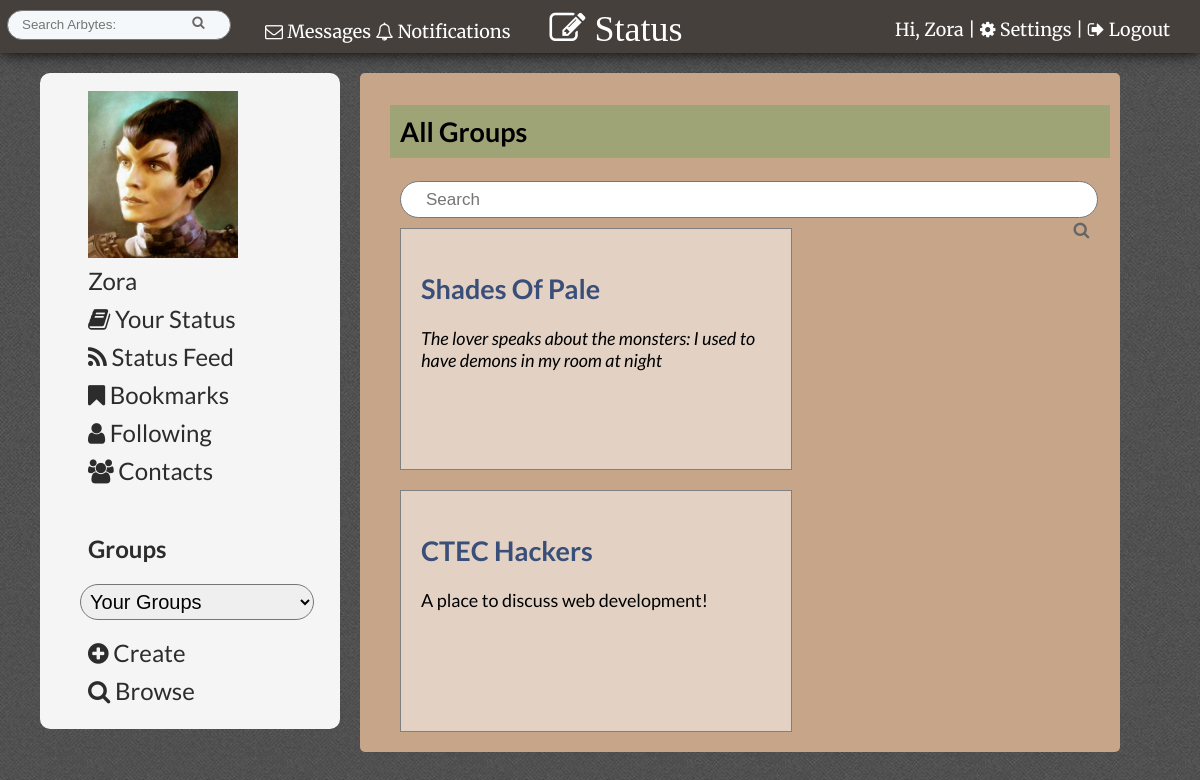
Screenshot of /browse_groups.php (signed in) with the database file from the repository.
### tables this page shows
CREATE TABLE IF NOT EXISTS `profile_img` (
  `id` int(11) NOT NULL,
  `user_id` int(11) NOT NULL,
  `filepath` varchar(60) NOT NULL,
  `current` tinyint(1) NOT NULL
);

CREATE TABLE IF NOT EXISTS `groups` (
  `id` int(11) NOT NULL,
  `group_name` varchar(60) NOT NULL,
  `profile_content` varchar(100) NOT NULL
);

### browse_groups.php (the view, shortened to what this page needs)
<?php include("inc/header.php");
$group_name=$_GET['group_name'];
?>
 <div id="page"><?php echo message(); ?>
     <h2 class="headings">All Groups </h2>
        <form id="groupsearch" action="search.php?all_groups" method="post">
        <input type="text" name="query" value="" placeholder="Search <?php echo $group_name; ?>" />
      <input type="submit" name="submit" value="&#xf002;" />
        </form>
     <?php
$q = "SELECT * FROM groups ORDER BY id DESC";
$r = mysqli_query ($connection, $q);
foreach ($r as $row ) {
    echo "<div class='group_list'><a href='posts.php?group_id={$row['id']}'><h2>".$row['group_name']."</h2></a> <p>".$row['profile_content']."</p>
    </div> ";
}
echo "</div>";
include("inc/footer.php"); ?>

### inc/header.php (shortened to what this page needs)
<?php require_once("functions/session.php");
require_once("functions/db_connection.php");
confirm_logged_in(); ?>
<!DOCTYPE html>
 <html lang="en">
 <head>
       <link rel="stylesheet" href="css/tabs.css">
     <link rel="stylesheet" href="css/style.css">
     <link rel="stylesheet" href="css/popup.css">
         <link rel="stylesheet" href="//maxcdn.bootstrapcdn.com/font-awesome/4.3.0/css/font-awesome.min.css">
          <?php
		$query  = "SELECT * ";
		$query .= "FROM members ";
		$query .= "WHERE id={$_SESSION['user_id']} ";
		$theme_found = mysqli_query($connection, $query);
        $array= mysqli_fetch_assoc($theme_found);
        $theme= $array['theme'];
		$themequery  = "SELECT * ";
		$themequery .= "FROM themes ";
		$themequery .= "WHERE id={$theme} ";
		$themequery_found = mysqli_query($connection, $themequery);
        $theme_array= mysqli_fetch_assoc($themequery_found);
        $filepath=$theme_array['filepath'];
if($theme==0){ ?>
   <link rel='stylesheet' type='text/css' href='css/white.css' />
    <?php }else{ ?>
   <?php if(!empty($filepath)){ ?>
   <link rel='stylesheet' type='text/css' href='<?php echo $filepath; ?>' />
    <? }else{ ?>
   <link rel='stylesheet' type='text/css' href='css/white.css' />
 <?php } ?>
    <?php }
?>
    <link rel="stylesheet" href="css/slide-down.css">
 </head>
 <body>
    <header>
    <span class="min-clear">
<a href="messages.php?user_id=<?php echo $_SESSION['user_id']; ?>">
    <span class="notif"><i class="fa fa-envelope-o"></i>
 Messages</span>
        </a> </span>
        <a href="notifications.php"><span id="messages_notification"><?php echo $_SESSION['notify_num']; ?></span>
        <span class="notif"><i class="fa fa-bell-o"></i>
 Notifications</span></a>
        <a class="button" href="#popup2">  <i id="new" class="fa fa-pencil-square-o fa-2x"> Status</i></a>
         <p id="welcome">Hi, <a title="View your profile" class="tooltip" href="member_profile.php?user_id=<?php echo $_SESSION['user_id']; ?>"><?php echo $_SESSION['first_name']; ?></a> | <a href="settings.php"><i class="fa fa-cog"></i>
Settings</a> |  <a href="logout.php"><i class="fa fa-sign-out"></i>
 Logout</a></p>
        <form id="searchbar" action="search.php?go" method="post">
        <input type="text" name="query" value="" placeholder="Search Arbytes:" />
      <input type="submit" name="submit" value="&#xf002;" />
        </form>
    </header>
   <aside>
     	<ul>
     	  <?php
        $img_query  = "SELECT * ";
		$img_query .= "FROM profile_img ";
		$img_query .= "WHERE user_id={$_SESSION['user_id']} AND current=1";
		$all_imgs = mysqli_query($connection, $img_query);
        if($all_imgs){
        $img_array= mysqli_fetch_assoc($all_imgs);
  if(!empty($img_array)){
            ?>
       <a title="View your profile" class="tooltip" href="member_profile.php?user_id=<?php echo $_SESSION['user_id']; ?>"> <img id="avatar" src="<?php echo $img_array['filepath']; ?>" title="View Your Profilee"/></a><?php
  }else{
            ?>
       <a title="View your profile" class="tooltip" href="member_profile.php?user_id=<?php echo $_SESSION['user_id']; ?>"> <img src="img/default_avatar.png" title="View Your Profile"/></a><?php
  }
        }else{
            ?>
       <a title="View your profile" class="tooltip" href="member_profile.php?user_id=<?php echo $_SESSION['user_id']; ?>"> <img src="img/default_avatar.png" title="View Your Profile"/></a><?php
        }
      ?>
<li><a title="View your profile" class="tooltip" href="member_profile.php?user_id=<?php echo $_SESSION['user_id']; ?>"><?php echo $_SESSION['first_name']; ?></a></li>
<li><a href="status.php"><i class="fa fa-book"></i> Your Status</a></li>
<li><a href="status_feed.php"><i class="fa fa-rss"></i> Status Feed</a></li>
<li><a href="bookmarks.php"><i class="fa fa-bookmark"></i> Bookmarks</a></li>
<li><a href="following.php"><i class="fa fa-user"></i> Following</a></li>
<li><a href="contacts.php"><i class="fa fa-users"></i> Contacts</a></li>
        <br/>
<h3><a href="browse_groups.php"  title="Browse all groups" >Groups</a></h3>
      <?php
        $groups  = "SELECT * FROM members_groups ";
		$groups .= "WHERE member_id={$_SESSION['user_id']}";
		$groups_found = mysqli_query($connection, $groups);
        if($groups_found){
 echo "<form action=\"go.php\" method=\"POST\">";
 echo "<select id=\"groupslist\" name=\"groupslist\" onchange=\"this.form.submit()\" >";
       echo "<option name=\"group\" value=\"\" >Your Groups</option>";
      foreach($groups_found as $groupinfo){
        $this_group  = "SELECT * FROM groups ";
		$this_group .= "WHERE id={$groupinfo['group_id']}";
		$this_group_found = mysqli_query($connection, $this_group);
      }
               echo "</select></form>";
        }
            ?>
  <li><a href="new_group.php"><i class="fa fa-plus-circle"></i>
 Create</a></li>
  <li><a href="browse_groups.php"><i class="fa fa-search"></i>
 Browse</a></li>
       </ul>
     </aside>

### css/style.css (style rules this page uses)
body { background: #BABABA; padding: 0; margin: 0; font-size: 18px; font-family: 'Lato', sans-serif; }
#groupslist { width: 90%; padding: 5px; border-radius: 20px; font-size: 20px; margin-bottom: 15px; }
h2 { clear: both; }
header #new { position: absolute; margin-left: 30px; }
header, footer { font-family: 'Merriweather', serif; }
img { max-width: 600px; }
aside { display: block; }
.notif { position: relative; left: -9px; top:10px; z-index: 2; }
header a { text-decoration: none; }
#avatar { width: 150px; }
header { color: white; padding: 10px 30px 20px 50px; margin-bottom: 20px; box-shadow: 0 0 15px black; }
#welcome { float: right; position: relative; top: -10px; }
#searchbar { -moz-box-sizing: border-box; box-sizing: border-box; width: 20%; padding: 5px 12px 6px 12px; font-size: 17px; line-height: 1.5; color: #292f33; background-color: #f5f8fa; border: 1px solid #777; border-radius: 21px; transition: all .2s ease-in-out; float: left; position: relative; left: -43px; }
#groupsearch { background: white; -moz-box-sizing: border-box; box-sizing: border-box; border: 1px solid #777; color: #292f33; border-radius: 21px; transition: all .2s ease-in-out; width: 97%; margin-left: 10px; }
#groupsearch input { width: 90%; padding: 5px; font-size: 17px; line-height: 1.5; border: none; margin-left: 20px; }
#searchbar input { border:none; background-color: #f5f8fa; width: 80%; float: left; }
input[type="submit"] { padding: 10px; background: #666; color: white; }
#searchbar input[type="submit"], #groupsearch input[type="submit"] { padding: 0; font-family: FontAwesome; width: 32px; float: left; content: "&#xf002;"; color: #666; }
#groupsearch input[type="submit"] { float: right; background: transparent; border: none; }
#page { border-radius: 5px; padding: 10px; padding-left: 30px; margin-bottom: 20px; max-width: 1100px; margin: 0 auto; width: 60%; float: left; min-height: 600px; height: auto; max-width: 1100px; font-size: 18px; }
a { text-decoration: none; }
aside { margin: 0 10px 0 10px; width: 15%; padding: 10px; float: left; margin-right: 20px; margin-left: 40px; border-radius: 10px; }
aside ul li { line-height: 2em; list-style: none }
aside a { color: black; font-size: 24px; padding: 8px; text-decoration: none; text-align: left; }
aside ul { width: auto; }
.tooltip { display: inline; position: relative; }
.group_list { border: 1px solid grey; padding: 20px; word-wrap: break-word; width: 350px; float: left; margin: 10px; background: rgba(255,255,255,.5); min-height: 200px; max-height: 200px; }
.headings { padding: 10px; }
@media (max-width: 1400px) { aside { width: 25%; padding: 0; } }

### themes/87/coffee.css (style rules this page uses)
body { background-image: url(../../img/tweed.JPG); }
a { color: #394E79; }
header a { color: white; }
header { background: #46403C; color: white; }
#page { background: #C7A589; }
aside, nav { background: whitesmoke; }
aside a { color: #2C2C2C; }
.headings { background: #9EA476; padding: 10px; }

### rows the page displays
profile_img: filepath (picture)
groups: group_name "Shades Of Pale", profile_content "The lover speaks about the monsters: I used to have demons in my room at night"
groups: group_name "CTEC Hackers", profile_content "A place to discuss web development!"

### other values shown
$_SESSION['first_name'] "Zora"
